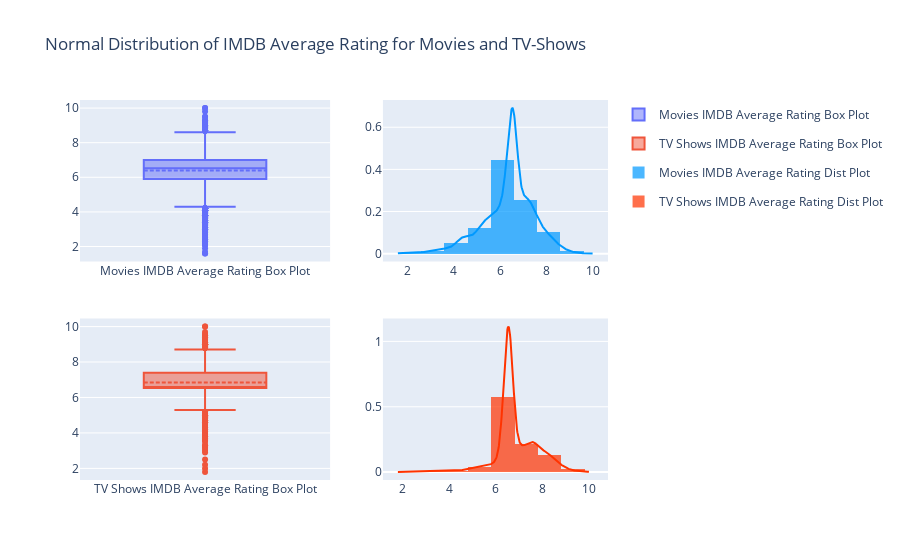

The code cell stored with this chart in its notebook:
### Code cell
fig = make_subplots(rows=2, cols=2, row_heights= [1000, 1000], column_widths= [1000,900])

boxFigMovies = go.Box(y=movies_df["IMDB Average Rating"], name="Movies IMDB Average Rating Box Plot", orientation='v', boxmean=True)
boxFigTVShows = go.Box(y=tvShows_df["IMDB Average Rating"],quartilemethod= 'inclusive', name="TV Shows IMDB Average Rating Box Plot", orientation='v', boxmean=True)
distplotfigMovies = ff.create_distplot([movies_df['IMDB Average Rating']], group_labels= ['Movies IMDB Average Rating Dist Plot'], colors=["#0099ff"])
distplotfigTvShows = ff.create_distplot([tvShows_df['IMDB Average Rating']], group_labels= ['TV Shows IMDB Average Rating Dist Plot'], colors=["#ff3300"])

fig.add_trace(boxFigMovies, row=1, col=1)
fig.add_trace(boxFigTVShows, row=2, col=1)

for k in range(len(distplotfigMovies.data)):
    fig.add_trace(distplotfigMovies.data[k],
    row=1, col=2)

for k in range(len(distplotfigTvShows.data)):
    fig.add_trace(distplotfigTvShows.data[k],
    row=2, col=2)

fig.update_layout(title_text='Normal Distribution of IMDB Average Rating for Movies and TV-Shows')

fig.show()

fig.write_image("/content/drive/My Drive/Practical_Datasets/EDA on Netflix Content Dataset/Plots/Normal Distribution of IMDB Average Rating for Movies and TV-Shows.jpeg")

### Figure 1 — Plotly figure (JSON) as saved in the notebook; plotly's stock layout.template omitted (floating-point values rounded to 4 significant figures; data arrays with more than 128 entries replaced by an {"elided": "..."} marker saying what was removed)
{"data": [{"orientation": "v", "boxmean": true, "yaxis": "y", "xaxis": "x", "y": {"elided": "4709 float values"}, "type": "box", "name": "Movies IMDB Average Rating Box Plot"}, {"orientation": "v", "quartilemethod": "inclusive", "boxmean": true, "yaxis": "y3", "xaxis": "x3", "y": {"elided": "2133 float values"}, "type": "box", "name": "TV Shows IMDB Average Rating Box Plot"}, {"opacity": 0.7, "legendgroup": "Movies IMDB Average Rating Dist Plot", "autobinx": false, "name": "Movies IMDB Average Rating Dist Plot", "yaxis": "y2", "histnorm": "probability density", "xaxis": "x2", "xbins": {"start": 1.6, "end": 10, "size": 1}, "marker": {"color": "#0099ff"}, "x": {"elided": "4709 float values"}, "type": "histogram"}, {"showlegend": false, "legendgroup": "Movies IMDB Average Rating Dist Plot", "name": "Movies IMDB Average Rating Dist Plot", "yaxis": "y2", "y": {"elided": "500 float values"}, "mode": "lines", "xaxis": "x2", "marker": {"color": "#0099ff"}, "x": {"elided": "500 float values"}, "type": "scatter"}, {"showlegend": false, "legendgroup": "Movies IMDB Average Rating Dist Plot", "name": "Movies IMDB Average Rating Dist Plot", "yaxis": "y2", "y": {"elided": "4709 str values"}, "mode": "markers", "xaxis": "x2", "marker": {"color": "#0099ff", "symbol": "line-ns-open"}, "x": {"elided": "4709 float values"}, "type": "scatter"}, {"opacity": 0.7, "legendgroup": "TV Shows IMDB Average Rating Dist Plot", "autobinx": false, "name": "TV Shows IMDB Average Rating Dist Plot", "yaxis": "y4", "histnorm": "probability density", "xaxis": "x4", "xbins": {"start": 1.8, "end": 10, "size": 1}, "marker": {"color": "#ff3300"}, "x": {"elided": "2133 float values"}, "type": "histogram"}, {"showlegend": false, "legendgroup": "TV Shows IMDB Average Rating Dist Plot", "name": "TV Shows IMDB Average Rating Dist Plot", "yaxis": "y4", "y": {"elided": "500 float values"}, "mode": "lines", "xaxis": "x4", "marker": {"color": "#ff3300"}, "x": {"elided": "500 float values"}, "type": "scatter"}, {"showlegend": false, "legendgroup": "TV Shows IMDB Average Rating Dist Plot", "name": "TV Shows IMDB Average Rating Dist Plot", "yaxis": "y4", "y": {"elided": "2133 str values"}, "mode": "markers", "xaxis": "x4", "marker": {"color": "#ff3300", "symbol": "line-ns-open"}, "x": {"elided": "2133 float values"}, "type": "scatter"}], "layout": {"title": {"text": "Normal Distribution of IMDB Average Rating for Movies and TV-Shows"}, "xaxis4": {"domain": [0.5737, 1], "anchor": "y4"}, "xaxis3": {"domain": [0, 0.4737], "anchor": "y3"}, "xaxis2": {"domain": [0.5737, 1], "anchor": "y2"}, "yaxis": {"domain": [0.575, 1], "anchor": "x"}, "yaxis2": {"domain": [0.575, 1], "anchor": "x2"}, "yaxis3": {"domain": [0, 0.425], "anchor": "x3"}, "yaxis4": {"domain": [0, 0.425], "anchor": "x4"}, "xaxis": {"domain": [0, 0.4737], "anchor": "y"}}}
